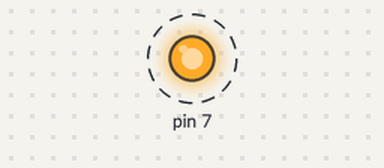
Bench run of a sketch on a simulated Arduino Uno, built with avr-gcc and run on an emulated ATmega328P. Parts: output pins drawn as LEDs (lit = HIGH). Dashed ring = blinking.

Above: at 0.5 s.
Timing chart, 0 to 4.6 s (numbered marks = the images above):
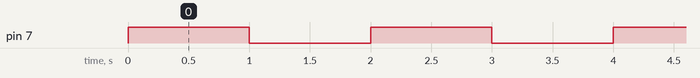

Measured:
- by itself, pin 7: alternates HIGH for 1.0 s and LOW for 1.0 s

The sketch:

lab1_circuit1.ino
```cpp
/*
  Lab 1, Circuit 1
  Blinking an LED
  By: Alyssa J. Pasquale, Ph.D.
  Written: May 13, 2017
  Edited: April 22, 2025
  I/O Pins
  A0:
  A1:
  A2:
  A3:
  A4:
  A5:
  D0:
  D1:
  D2:
  D3:
  D4:
  D5:
  D6:
  D7:  LED
  D8:
  D9:
  D10:
  D11:
  D12:
  D13:
*/

#define MCU __AVR_ATmega328P__
#define F_CPU 16000000UL

#include <avr/io.h>
#include <util/delay.h>

int main(void) {
  // this section of code will execute once
  // Set DDRD bit 7
  // This causes Arduino pin D7 to be an output
  // This pin is connected to the LED
  DDRD = 0x80;

  while (1) {
    // this section of code will repeat in an infinite loop
    // Set PORTD bit 7, causing pin D7 to have a value of HIGH
    // use a compound operator for better readability
    PORTD |= 0x80;
    //wait for 1000 ms
    _delay_ms(1000);

    // Clear PORTD bit 7, causing pin D7 to have a value of LOW
    PORTD &= 0x7F;
    //wait for 1000 ms
    _delay_ms(1000);
  }
}
```
